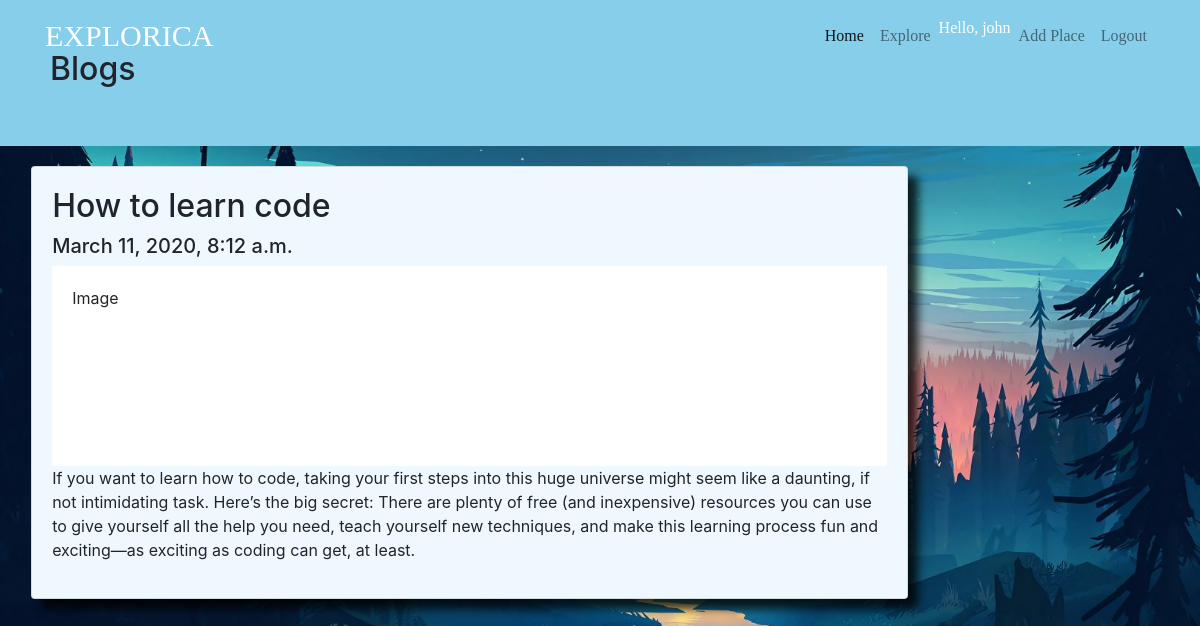
The app's page /blog/how-to-learn-code/ (signed in), older data.
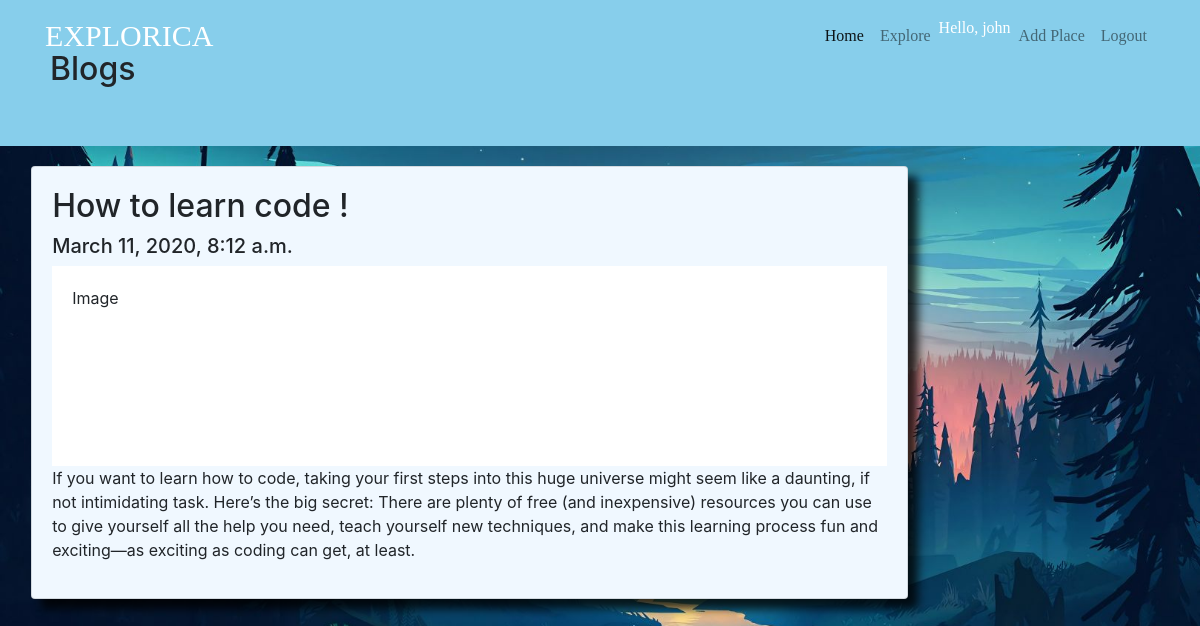
The same page, newer data.
### blog/models.py (models this page shows, shortened)
class Article(models.Model):
    article_image = models.ImageField(upload_to='images/', blank=True)
    article_title = models.CharField(max_length=50)
    user = models.ForeignKey(User, related_name='author', default=1, on_delete=models.CASCADE)
    article_about = models.TextField()
    slug = models.SlugField(unique=True, default=2)
    date_published = models.DateTimeField(auto_now_add=True)

### blog/views.py (the view)
# urls.py: path('<slug>/', views.blog_detail, name='detail-blog'),
def blog_detail(request, slug):
    single_blog = Article.objects.get(slug=slug)
    return render(request, 'blog/blog_detail.html', {'single_blog': single_blog})

### blog/templates/blog/blog_detail.html
{% extends 'main/base.html' %}
{% block content %}
    <div class="header">
      <h2> Blogs </h2>
    </div>
    <div class="row">
      <div class="leftcolumn">
        <div class="card">
          <h2>{{ single_blog.article_title }}</h2>
          <h5>{{ single_blog.date_published }}</h5>
          <div class="fakeimg" style="height:200px;">Image</div>
          <p>{{ single_blog.article_about }}</p>
        </div>
      </div>
    </div>
{% endblock %}

Row changes from the older to the newer data that the page shows:
changed Article: article_title "How to learn code" → "How to learn code !"
